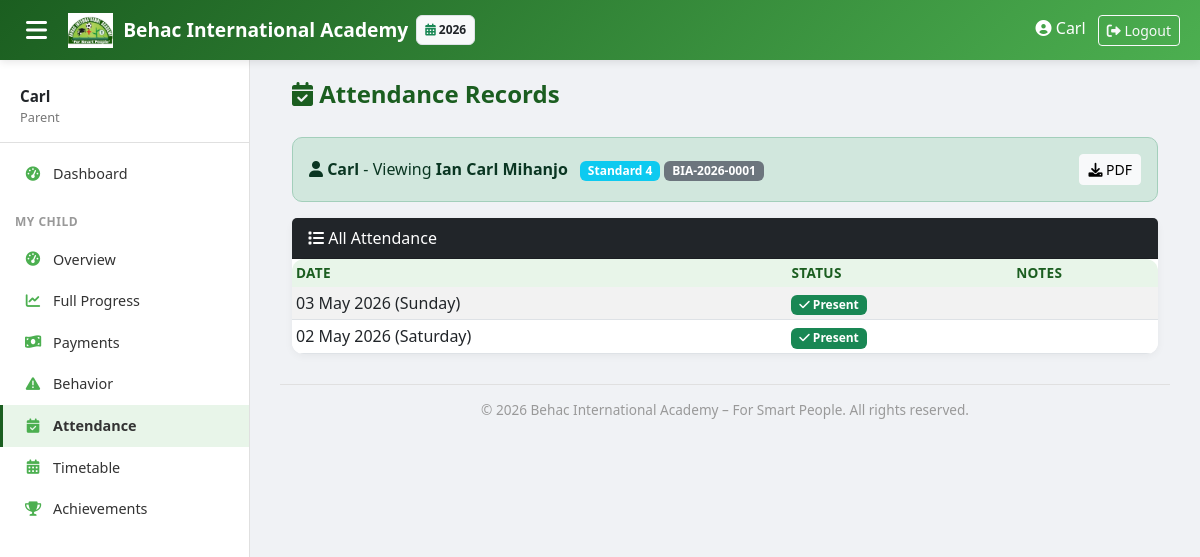
/dashboard/parent/attendance/ (signed in), run on the app's committed database.
### core/models.py (models this page shows, shortened)
class AcademicYear(models.Model):
    name = models.CharField(max_length=20)  # "2025-2026"
    start_date = models.DateField()
    end_date = models.DateField()
    is_current = models.BooleanField(default=False)

### students/models.py (models this page shows, shortened)
class Student(models.Model):
    registration_number = models.CharField(max_length=20, unique=True, blank=True, editable=False)
    first_name = models.CharField(max_length=50)
    middle_name = models.CharField(max_length=50, blank=True, null=True)
    last_name = models.CharField(max_length=50)
    nida = models.CharField(max_length=20, blank=True, null=True)
    date_of_birth = models.DateField()
    birth_cert_number = models.CharField(max_length=50, unique=True)
    religion = models.CharField(max_length=50, blank=True)
    region = models.ForeignKey('locations.Region', on_delete=models.SET_NULL, null=True, blank=True)
    district = models.ForeignKey('locations.District', on_delete=models.SET_NULL, null=True, blank=True)
    gender = models.CharField(max_length=1, choices=[('M','Male'),('F','Female')])
    current_class = models.ForeignKey(ClassLevel, on_delete=models.SET_NULL, null=True)
    registration_date = models.DateField(auto_now_add=True)
    street = models.CharField(max_length=200, blank=True)
    mobile = models.CharField(max_length=15, blank=True)
    parent_name = models.CharField(max_length=100)
    parent_mobile = models.CharField(max_length=15)
    parent_occupation = models.CharField(max_length=100)
    parent_nida = models.CharField(max_length=20, blank=True)
    parent_user = models.ForeignKey(User, on_delete=models.SET_NULL, null=True, blank=True, related_name='children')
    is_active = models.BooleanField(default=True)
    class Meta:
        ordering = ['-registration_date']
    @property
    def full_name(self):
        return f"{self.first_name} {self.middle_name or ''} {self.last_name}".strip()

### academics/models.py (models this page shows, shortened)
class ClassLevel(models.Model):
    LEVEL_TYPES = (('PRE','Pre-primary'), ('PRIMARY','Primary'))
    name = models.CharField(max_length=20)  # "Pre 1", "Grade 1"
    level_type = models.CharField(max_length=10, choices=LEVEL_TYPES)
    order = models.PositiveSmallIntegerField(unique=True)  # 1..9
    class Meta:
        ordering = ['order']

class Attendance(models.Model):
    student = models.ForeignKey('students.Student', on_delete=models.CASCADE, related_name='attendance_records')
    date = models.DateField()
    status = models.CharField(max_length=1, choices=[('P','Present'),('A','Absent'),('L','Late')])
    class Meta:
        unique_together = ('student','date')
        ordering = ['-date']

### dashboard/views.py (the view)
# urls.py: path('parent/attendance/', views.parent_attendance, name='parent_attendance'),
@login_required
def parent_attendance(request):
    students, student = get_parent_student(request)
    if not student:
        return render(request, 'dashboard/no_student.html', {'message': 'No student linked to your account.'})
    is_blocked, block_ctx = check_parent_blocked(request, students, student)
    if is_blocked:
        return render(request, 'dashboard/parent_blocked.html', block_ctx)
    attendance = Attendance.objects.filter(student=student).order_by('-date')
    context = {'students': students, 'student': student, 'attendance': attendance}
    return render(request, 'dashboard/parent_attendance.html', context)

### academics/context_processors.py (called while the page is built)
def academic_year_processor(request):
    current_year = AcademicYear.objects.filter(is_current=True).first()
    all_years = AcademicYear.objects.all().order_by('-start_date')
    return {
        'current_year': current_year,
        'all_years': all_years,
    }

### dashboard/views.py (called while the page is built, shortened)
def has_outstanding_balance(student):
    from finance.models import FeeStructure
    from django.db.models import Sum
    total_paid = Payment.objects.filter(student=student).aggregate(total=Sum('amount_paid'))['total'] or 0
    expected = FeeStructure.objects.filter(class_level=student.current_class).aggregate(total=Sum('amount'))['total'] or 0
    balance = max(0, expected - total_paid)
    return balance > 0, balance, expected, total_paid

def check_parent_blocked(request, students, student):
    is_blocked, balance, expected, paid = has_outstanding_balance(student)
    return False, None

def get_parent_student(request):
    students = Student.objects.filter(parent_user=request.user)
    if not students.exists():
        return None, None
    student_id = request.GET.get('student_id')
    if student_id:
        try:
            student = students.get(pk=student_id)
        except Student.DoesNotExist:
            student = students.first()
    else:
        student = students.first()
    return students, student

### templates/dashboard/parent_attendance.html (shortened to what this page needs)
{% extends 'base.html' %}
{% load static %}
{% block content %}
<div class="container-fluid">
    <div class="page-header">
        <h2><i class="fas fa-calendar-check"></i> Attendance Records</h2>
    </div>
    {% with students=students student=student %}
    {% include 'dashboard/_child_selector.html' %}
    {% endwith %}
    <div class="card">
        <div class="card-header bg-dark text-white"><i class="fas fa-list"></i> All Attendance</div>
        <div class="card-body p-0">
            <table class="table table-sm table-striped mb-0">
                <thead class="table-dark"><tr><th>Date</th><th>Status</th><th>Notes</th></tr></thead>
                <tbody>
                    {% for a in attendance %}
                    <tr>
                        <td>{{ a.date|date:"d M Y (l)" }}</td>
                        <td>
                            {% if a.status == 'P' %}<span class="badge bg-success"><i class="fas fa-check"></i> Present</span>
                            {% elif a.status == 'A' %}<span class="badge bg-danger"><i class="fas fa-times"></i> Absent</span>
                            {% else %}<span class="badge bg-warning"><i class="fas fa-clock"></i> Late</span>{% endif %}
                        </td>
                        <td><small>{{ a.remarks|default:"" }}</small></td>
                    </tr>
                    {% empty %}
                    <tr><td colspan="3" class="text-center text-muted py-3">No attendance records.</td></tr>
                    {% endfor %}
                </tbody>
            </table>
        </div>
    </div>
</div>
{% endblock %}

### templates/base.html (shortened to what this page needs)
<!DOCTYPE html>
<html lang="en">
<head>
    <link href="https://cdn.jsdelivr.net/npm/bootstrap@5.3.0/dist/css/bootstrap.min.css" rel="stylesheet">
    <link rel="stylesheet" href="https://cdnjs.cloudflare.com/ajax/libs/font-awesome/6.0.0/css/all.min.css">
</head>
<body>
    {% if user.is_authenticated %}
    <nav class="topbar">
        <button class="sidebar-toggle" onclick="document.querySelector('.sidebar').classList.toggle('show')">
            <i class="fas fa-bars"></i>
        </button>
        <a class="topbar-brand" href="{% url 'dashboard:home' %}">
            <img src="/static/images/behac_logo.png" alt="Logo"> Behac International Academy
        </a>
        {% if current_year %}
        <span class="badge bg-light text-dark ms-2 p-2 border" style="font-size: 0.75rem;">
            <i class="fas fa-calendar-alt text-success"></i> {{ current_year.name }}
        </span>
        {% endif %}
        <div class="ms-auto">
            {% if user.is_authenticated %}
                <span class="me-2 d-none d-sm-inline"><i class="fas fa-user-circle"></i> {{ user.get_full_name|default:user.username }}</span>
                <form method="post" action="{% url 'logout' %}" style="display:inline;">
                    <button type="submit" class="btn btn-sm btn-outline-light">
                        <i class="fas fa-sign-out-alt"></i> Logout
                    </button>
                </form>
            {% endif %}
        </div>
    </nav>
    <div class="sidebar" id="sidebar">
        <div class="user-info">
            <div class="name">{{ user.get_full_name|default:user.username }}</div>
            <div class="role">
                {% if user.is_superuser %}Owner
                {% elif user.groups.all %}{{ user.groups.first.name }}
                {% else %}Staff{% endif %}
            </div>
        </div>
        {% if user.is_authenticated %}
        <ul class="nav flex-column">
            <li class="nav-item">
                <a class="nav-link {% if request.path == '/' %}active{% endif %}" href="{% url 'dashboard:home' %}">
                    <i class="fas fa-tachometer-alt"></i> Dashboard
                </a>
            </li>
            {% with user_groups=user.groups.all %}
            {% if 'Parent' in user_groups|join:', ' %}
            <li class="nav-section">My Child</li>
            <li class="nav-item">
                <a class="nav-link {% if '/dashboard/parent/' == request.path %}active{% endif %}" href="{% url 'dashboard:parent' %}"><i class="fas fa-tachometer-alt"></i> Overview</a>
            </li>
            <li class="nav-item">
                <a class="nav-link {% if '/dashboard/parent/progress/' in request.path %}active{% endif %}" href="{% url 'dashboard:parent_progress' %}"><i class="fas fa-chart-line"></i> Full Progress</a>
            </li>
            <li class="nav-item">
                <a class="nav-link {% if '/dashboard/parent/payments/' in request.path %}active{% endif %}" href="{% url 'dashboard:parent_payments' %}"><i class="fas fa-money-bill-wave"></i> Payments</a>
            </li>
            <li class="nav-item">
                <a class="nav-link {% if '/dashboard/parent/behavior/' in request.path %}active{% endif %}" href="{% url 'dashboard:parent_behavior' %}"><i class="fas fa-exclamation-triangle"></i> Behavior</a>
            </li>
            <li class="nav-item">
                <a class="nav-link {% if '/dashboard/parent/attendance/' in request.path %}active{% endif %}" href="{% url 'dashboard:parent_attendance' %}"><i class="fas fa-calendar-check"></i> Attendance</a>
            </li>
            <li class="nav-item">
                <a class="nav-link {% if '/dashboard/parent/timetable/' in request.path %}active{% endif %}" href="{% url 'dashboard:parent_timetable' %}"><i class="fas fa-calendar-alt"></i> Timetable</a>
            </li>
            <li class="nav-item">
                <a class="nav-link {% if '/dashboard/parent/achievements/' in request.path %}active{% endif %}" href="{% url 'dashboard:parent_achievements' %}"><i class="fas fa-trophy"></i> Achievements</a>
            </li>
            {% endif %}
            {% endwith %}
        </ul>
        {% endif %}
    </div>
    {% endif %}
    <div class="main-content"{% if not user.is_authenticated %} style="margin-left: 0 !important;"{% endif %}>
        {% block content %}{% endblock %}
        <div class="main-footer">
            &copy; {% now "Y" %} Behac International Academy – For Smart People. All rights reserved.
        </div>
    </div>
</body>
</html>

### templates/dashboard/_child_selector.html
<div class="alert alert-success d-flex justify-content-between align-items-center">
    <div>
        <strong><i class="fas fa-user"></i> {{ user.get_full_name|default:user.username }}</strong>
        {% if students|length > 1 %}
            <form method="get" class="d-inline-block ms-2">
                <select name="student_id" class="form-select form-select-sm d-inline-block w-auto" onchange="this.form.submit()">
                    {% for s in students %}
                    <option value="{{ s.pk }}" {% if s.pk == student.pk %}selected{% endif %}>{{ s.full_name }} - {{ s.current_class.name|default:"-" }}</option>
                    {% endfor %}
                </select>
            </form>
        {% else %}
            - Viewing <strong>{{ student.full_name }}</strong>
        {% endif %}
        <span class="badge bg-info ms-2">{{ student.current_class.name|default:"-" }}</span>
        <span class="badge bg-secondary">{{ student.registration_number }}</span>
    </div>
    <button class="btn btn-sm btn-light" onclick="window.print()"><i class="fas fa-download"></i> PDF</button>
</div>

### templates/base.html (style rules this page uses)
:root { --behac-dark: #1B5E20; --behac-light: #4CAF50; --behac-bg: #E8F5E9; --sidebar-width: 250px; }
body { background-color: #f0f2f5; font-family: 'Segoe UI', Tahoma, Geneva, Verdana, sans-serif; overflow-x: hidden; }
.topbar { background: linear-gradient(135deg, var(--behac-dark), var(--behac-light)); box-shadow: 0 2px 8px rgba(0,0,0,0.1); position: fixed; top: 0; left: 0; right: 0; z-index: 1030; height: 60px; display: flex; align-items: center; padding: 0 20px; color: white; }
.topbar-brand { font-weight: bold; font-size: 1.2rem; color: white; text-decoration: none; display: flex; align-items: center; gap: 10px; }
.topbar-brand img { height: 35px; }
.sidebar-toggle { background: none; border: none; color: white; font-size: 1.5rem; cursor: pointer; margin-right: 15px; }
.sidebar { position: fixed; top: 60px; left: 0; bottom: 0; width: var(--sidebar-width); background: white; border-right: 1px solid #e0e0e0; padding-top: 10px; overflow-y: auto; z-index: 1020; transition: transform 0.3s ease; }
.sidebar .nav-section { padding: 8px 15px; font-size: 0.75rem; text-transform: uppercase; font-weight: 700; color: #999; letter-spacing: 0.5px; margin-top: 10px; }
.sidebar .nav-item { padding: 0; }
.sidebar .nav-link { padding: 10px 20px; color: #333; display: flex; align-items: center; gap: 10px; border-left: 3px solid transparent; transition: all 0.2s; font-size: 0.9rem; }
.sidebar .nav-link i { width: 20px; text-align: center; color: var(--behac-light); }
.sidebar .nav-link.active { background-color: var(--behac-bg); border-left-color: var(--behac-dark); font-weight: 600; }
.sidebar .user-info { padding: 15px 20px; border-bottom: 1px solid #e0e0e0; margin-bottom: 10px; }
.sidebar .user-info .name { font-weight: 600; font-size: 0.95rem; }
.sidebar .user-info .role { font-size: 0.8rem; color: #777; }
.main-content { margin-top: 60px; margin-left: var(--sidebar-width); padding: 20px 30px; min-height: calc(100vh - 60px); }
.main-footer { margin-top: 30px; padding-top: 15px; border-top: 1px solid #e0e0e0; text-align: center; color: #999; font-size: 0.85rem; }
.card { border-radius: 12px; box-shadow: 0 2px 8px rgba(0,0,0,0.05); border: none; transition: box-shadow 0.2s; }
.page-header { display: flex; justify-content: space-between; align-items: center; margin-bottom: 20px; }
.page-header h2 { font-size: 1.5rem; font-weight: 700; color: var(--behac-dark); }
table.table { background: white; border-radius: 12px; overflow: hidden; }
table.table thead th { background-color: var(--behac-bg); color: var(--behac-dark); border-bottom: none; font-weight: 600; font-size: 0.85rem; text-transform: uppercase; letter-spacing: 0.3px; }
.alert { border-radius: 10px; }

### data on the page
AcademicYear: name "2026"
Student: full_name "Ian Carl Mihanjo", current_class.name "Standard 4", registration_number "BIA-2026-0001"
Attendance: date "03 May 2026 (Sunday)", status "P" (drawn)
Attendance: date "02 May 2026 (Saturday)", status "P" (drawn)

### other printed values
{{ user.get_full_name|default:user.username }} "Carl"
{{ user.groups.first.name }} "Parent"
